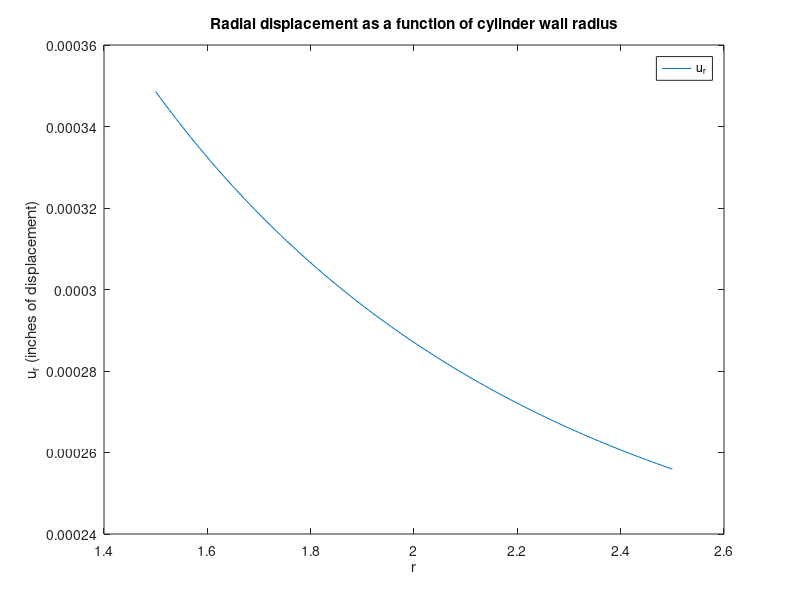
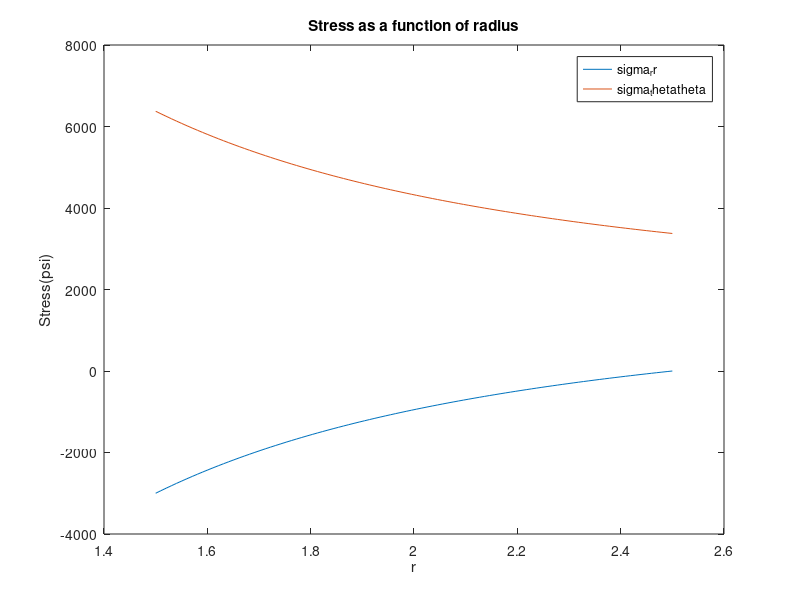

Source code (MATLAB) for these figures, in order:
%% MLGN 517 - Advanced Mech - Extended Homework 2 - Problem 1
% Nicole Thomas
% April 17, 2018
%
%% Determine the stresses and displacement in a steel cylinder that is subject to internal pressure, and zero external pressure. 
clear all
clear
clc
close all

%% Set geometry of the cylinder and the internal pressure
a = 1.5; %(inches): inside diameter of the cylinder
b = 2.5; %(inches): outside diameter of the cylinder
p_i = 3000; %(psi): internal pressure
p_o = 0; %(psi): external pressure (not used here, but may be useful later)
%In this problem, we are assuming that the ends of the cylinder are fixed.

%% Set Material Properties:
E = 30*10^6; %(psi): Modulus of elasticity
v = 0.3; %(dimensionless): Poisson's ratio

%% Develop a plot of u_r (radial displacement) as a fxn of r
%First, calculate the lame constants from the material properties:
mu = E/(2*(1+v)); 
lambda = E*v/((1+v)*(1-2*v));

%Then, we calculate the constants from the geometry and material properties
B = (1/(2*(mu + lambda)))*(((a^2)*p_i - (b^2)*p_o)/(b^2 - a^2)); 
C = (((a^2)*(b^2))/(2*mu))*(p_i - p_o)/(b^2 - a^2); 

r = linspace(a,b);
u_r = B.*r + C./r;

figure
plot(r,u_r)
legend('u_r')
title('Radial displacement as a function of cylinder wall radius')
xlabel('r')
ylabel('u_r (inches of displacement)')




%% Develop a plot of sigma_rr (radial stress) and sigma_thetatheta(tangential stress) as a function of r
B_1 = linspace(B,B);
U_prime_r = B_1 - C./(r.^2); %derivative of u_r

sigma_rr = (2*mu + lambda).*U_prime_r + (lambda./r).*u_r; %radial stress
sigma_thetatheta = (1./r).*(2*mu + lambda).*u_r + lambda.*U_prime_r; %tangential stress

figure
plot(r,sigma_rr, r, sigma_thetatheta)
legend('sigma_rr','sigma_thetatheta')
title('Stress as a function of radius')
xlabel('r')
ylabel('Stress(psi)')
